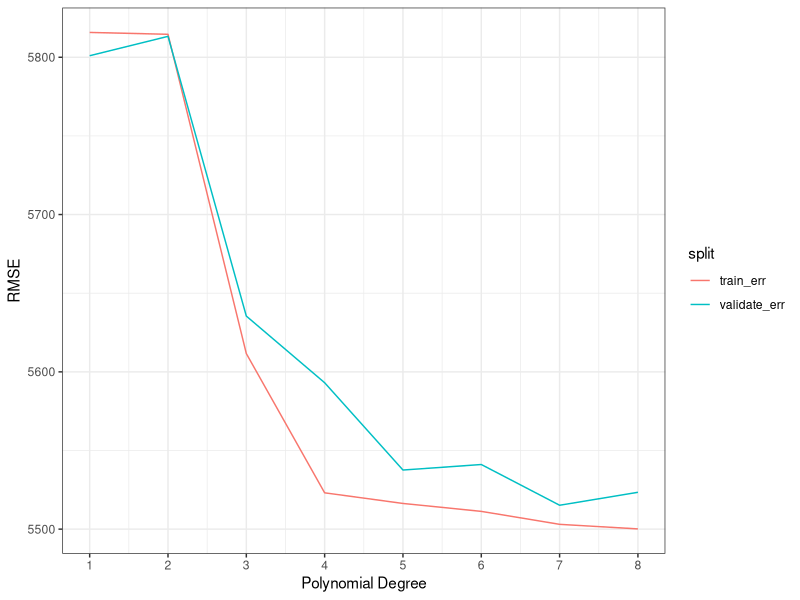
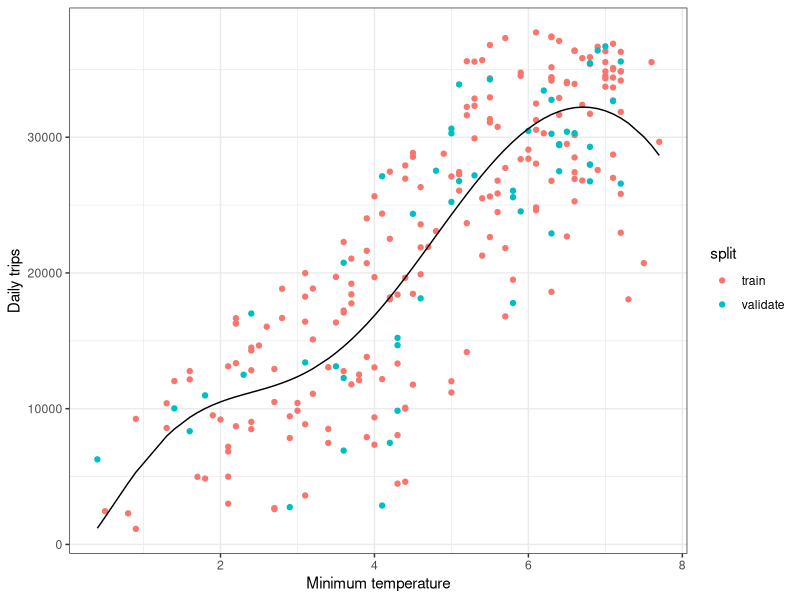
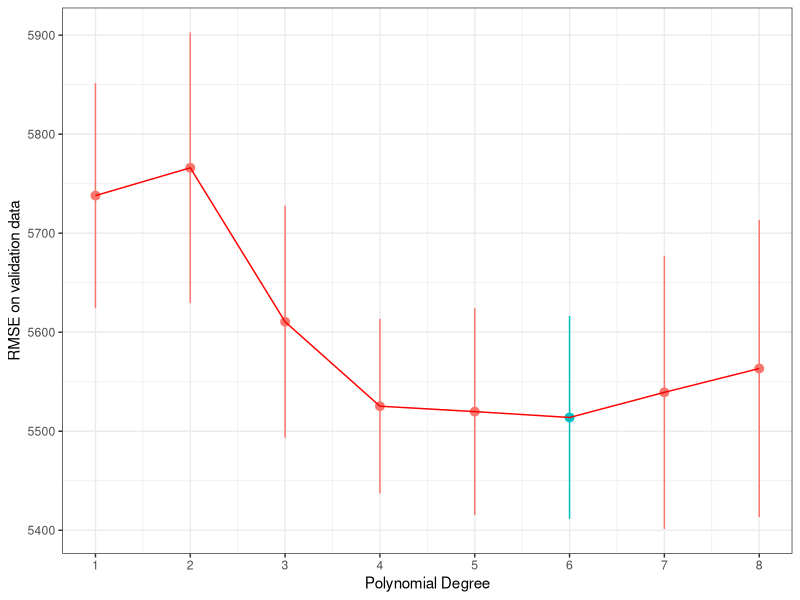
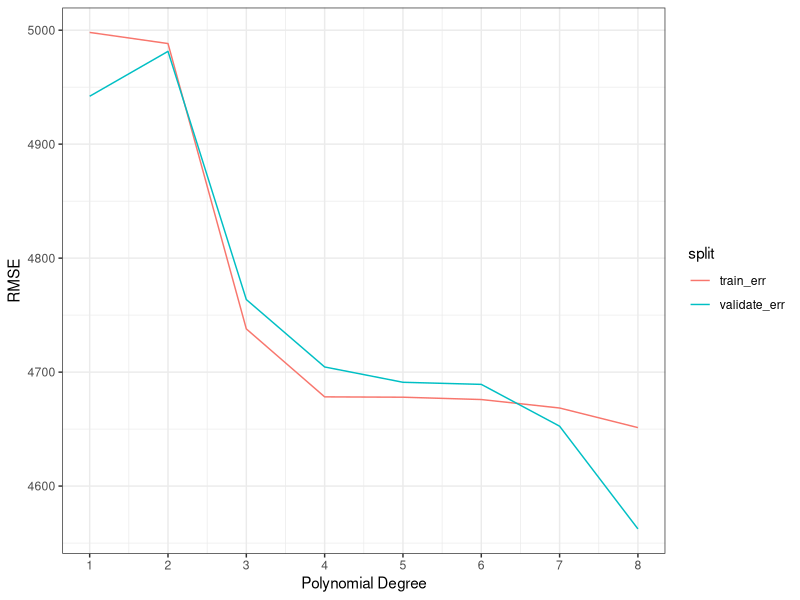

Generate these figures, in order, with R: (Note: this script raises an error after producing the figures.)
## ---- chunk 1

library(scales)
library(tidyverse)
library(modelr)

theme_set(theme_bw())

knitr::opts_chunk$set(echo = TRUE)
## ---- chunk 2

trips_per_day <- read_tsv('trips_per_day.tsv')
## ---- chunk 3
#use 90 percent of dataset as training set and 10 percent for testing set, stores into sample_trips
set.seed(42)

sample_trips <- sample(c(TRUE,FALSE), nrow(trips_per_day), replace = TRUE, prob = c(0.9, 0.1))

train_dataset <- trips_per_day[sample_trips,]
# dimension of train_dataset: 321 obs of 8 variables

# Left out the 10% dataset for testing after model completed
test_dataset <- trips_per_day[!sample_trips,]
# dimension of test_dataset: 44 obs. of 8 variables


# Shuffle the data to 80% train and 20% validation split for the 90% of the sampling data. 
num_days <- nrow(train_dataset)
frac_train <- as.numeric(0.8)
num_train <- floor(num_days * frac_train)

# randomly sample rows for the training set 
ndx <- sample(1:num_days, num_train, replace=F)

# used to fit the model
trips_per_day_train <- train_dataset[ndx, ]

# used to evaluate the fit
trips_per_day_validate <- train_dataset[-ndx, ]

## ---- chunk 4
K <- 1:8
train_err <- c()
validate_err <- c()
for (k in K) {
  
    # fit on the training data
    model <- lm(num_trips ~ poly(tmin, k, raw = T), data=trips_per_day_train)
    
    # evaluate on the training data
    train_err[k] <- sqrt(mean((predict(model, trips_per_day_train) - trips_per_day_train$num_trips)^2))

    # evaluate on the validate data
    validate_err[k] <- sqrt(mean((predict(model, trips_per_day_validate) - trips_per_day_validate$num_trips)^2))
}

plot_data <- data.frame(K, train_err, validate_err) %>%
  gather("split", "error", -K)

ggplot(plot_data, aes(x=K, y=error, color=split)) +
  geom_line() +
  scale_x_continuous(breaks=K) +
  xlab('Polynomial Degree') +
  ylab('RMSE')





# k-fold cross validation on the model 
set.seed(42)
num_folds <- 5
num_days <- nrow(train_dataset)

ndx <- sample(1:num_days, num_train, replace=F)

train_dataset <- train_dataset[ndx, ] %>%
  mutate(fold = (row_number() %% num_folds) + 1)

# fit a model for each polynomial degree
      # Note: loop through each polynomial degree, as before, but add an inner loop over folds to compute the average validation error
degrees <- 1:8
avg_validate_err <- c()
se_validate_err <- c()
for (d in degrees) {

  # do 5-fold cross-validation within each value of k
  validate_err <- c()
  for (f in 1:num_folds) {
    # fit on the training data
    trips_per_day_train <- filter(train_dataset, fold != f)
    model <- lm(num_trips ~ poly(tmin, d, raw = T), data=trips_per_day_train)

    # evaluate on the validation data
    trips_per_day_validate <- filter(train_dataset, fold == f)
    validate_err[f] <- sqrt(mean((predict(model, trips_per_day_validate) - trips_per_day_validate$num_trips)^2))
  }

  # compute the average validation error across folds
  # and the standard error on this estimate
  avg_validate_err[d] <- mean(validate_err)
  se_validate_err[d] <- sd(validate_err) / sqrt(num_folds)
}


# refit the model with the optimal number poly degree, 7 in this case
model <- lm(num_trips ~ poly(tmin, 7, raw = T), data = trips_per_day_train)

trips_per_day_train <- trips_per_day_train %>%
  add_predictions(model) %>%
  mutate(split = "train")
trips_per_day_validate <- trips_per_day_validate %>%
  add_predictions(model) %>%
  mutate(split = "validate")
plot_data <- bind_rows(trips_per_day_train, trips_per_day_validate)

ggplot(plot_data, aes(x = tmin, y = num_trips)) +
  geom_point(aes(color = split)) +
  geom_line(aes(y = pred)) +
  xlab('Minimum temperature') +
  ylab('Daily trips') +
  scale_y_continuous()



# plot the validate error, highlighting the value of k with the lowest average error
plot_data <- data.frame(degrees, avg_validate_err, se_validate_err)
ggplot(plot_data, aes(x=degrees, y=avg_validate_err)) +
  geom_pointrange(aes(ymin=avg_validate_err - se_validate_err,
                      ymax=avg_validate_err + se_validate_err,
                      color=avg_validate_err == min(avg_validate_err))) +
  geom_line(color = "red") +
  scale_x_continuous(breaks=1:12) +
  theme(legend.position="none") +
  xlab('Polynomial Degree') +
  ylab('RMSE on validation data')

# # get the RMSE value of this model
# sqrt(mean((predict(model, trips_per_day_validate) - trips_per_day_validate$num_trips)^2))
# # output: 5466.696


model <- lm(num_trips ~ poly(tmin, 5, raw = T), data=trips_per_day_train)
sqrt(mean((predict(model, trips_per_day_validate) - trips_per_day_validate$num_trips)^2))
# [1] 5091.223


## ---- chunk 5
set.seed(42)
degrees <- 1:8
train_err <- c()
validate_err <- c()
for (d in degrees) {
  
    # fit on the training data
    model2 <- lm(num_trips ~ poly(tmin, d, raw = T) + I(prcp>0), data=trips_per_day_train)
    
    # evaluate on the training data
    train_err[d] <- sqrt(mean((predict(model2, trips_per_day_train) - trips_per_day_train$num_trips)^2))

    # evaluate on the validate data
    validate_err[d] <- sqrt(mean((predict(model2, trips_per_day_validate) - trips_per_day_validate$num_trips)^2))
}

plot_data <- data.frame(degrees, train_err, validate_err) %>%
  gather("split", "error", -degrees)

ggplot(plot_data, aes(x=degrees, y=error, color=split)) +
  geom_line() +
  scale_x_continuous(breaks=degrees) +
  xlab('Polynomial Degree') +
  ylab('RMSE')

# fit a model for each polynomial degree
      # Note: loop through each polynomial degree, as before, but add an inner loop over folds to compute the average validation error
for (d in degrees) {

  # do 5-fold cross-validation within each value of k
  validate_err <- c()
  for (f in 1:num_folds) {
    # fit on the training data
    trips_per_day_train <- filter(train_dataset, fold != f)
    model <- lm(num_trips ~ poly(tmin, d, raw = T), data=trips_per_day_train)

    # evaluate on the validation data
    trips_per_day_validate <- filter(train_dataset, fold == f)
    validate_err[f] <- sqrt(mean((predict(model2, trips_per_day_validate) - trips_per_day_validate$num_trips)^2))
  }

  # compute the average validation error across folds
  # and the standard error on this estimate
  avg_validate_err[d] <- mean(validate_err)
  se_validate_err[d] <- sd(validate_err) / sqrt(num_folds)
}

# 
# # plot the validate error, highlighting the value of k with the lowest average error
plot_data <- data.frame(degrees, avg_validate_err, se_validate_err)
ggplot(plot_data, aes(x=degrees, y=avg_validate_err)) +
  geom_pointrange(aes(ymin=avg_validate_err - se_validate_err,
                      ymax=avg_validate_err + se_validate_err,
                      color=avg_validate_err == min(avg_validate_err))) +
  geom_line(color = "red") +
  scale_x_continuous(breaks=1:12)  +
  xlab('Polynomial Degree') +
  ylab('RMSE on validation data')

# get the RMSE value of this model
# how to get the best degree? plot the degrees of the model 
model2 <- lm(num_trips ~ poly(tmin, k, raw = T) + I(prcp>0), data=trips_per_day_train)
sqrt(mean((predict(model2, trips_per_day_validate) - trips_per_day_validate$num_trips)^2))
# [1] 5057.61



## ---- chunk 6
K <- 1:8
train_err <- c()
validate_err <- c()
for (k in K) {
  
    # fit on the training data
    model3 <- lm(num_trips ~ poly(tmin, k, raw = T) + I(prcp>0)+ I(snowd >2), data=trips_per_day_train)
    
    # evaluate on the training data
    train_err[k] <- sqrt(mean((predict(model, trips_per_day_train) - trips_per_day_train$num_trips)^2))

    # evaluate on the validate data
    validate_err[k] <- sqrt(mean((predict(model, trips_per_day_validate) - trips_per_day_validate$num_trips)^2))
}

plot_data <- data.frame(K, train_err, validate_err) %>%
  gather("split", "error", -K)

# ggplot(plot_data, aes(x=K, y=error, color=split)) +
  geom_line() +
  scale_x_continuous(breaks=K) +
  xlab('Polynomial Degree') +
  ylab('RMSE')

# plot the validate error, highlighting the value of k with the lowest average error
plot_data <- data.frame(K, avg_validate_err, se_validate_err)
ggplot(plot_data, aes(x=K, y=avg_validate_err)) +
  geom_pointrange(aes(ymin=avg_validate_err - se_validate_err,
                      ymax=avg_validate_err + se_validate_err,
                      color=avg_validate_err == min(avg_validate_err))) +
  geom_line(color = "red") +
  scale_x_continuous(breaks=1:12) +
  theme(legend.position="none") +
  xlab('Polynomial Degree') +
  ylab('RMSE on validation data')

#find the best degree with k-fold
set.seed(42)
num_folds <- 5
num_days <- nrow(train_dataset)

ndx <- sample(1:num_days, num_train, replace=F)

train_dataset <- train_dataset[ndx, ] %>%
  mutate(fold = (row_number() %% num_folds) + 1)

K <- 1:8
avg_validate_err <- c()
se_validate_err <- c()
for (k in K) {

  # do 5-fold cross-validation within each value of k
  validate_err <- c()
  for (f in 1:num_folds) {
    # fit on the training data
    trips_per_day_train <- filter(train_dataset, fold != f)
    model3 <- lm(num_trips ~ poly(tmin, k, raw = T) + I(prcp>0)+ I(snow >0), data=trips_per_day_train)

    # evaluate on the validation data
    trips_per_day_validate <- filter(train_dataset, fold == f)
    validate_err[f] <- sqrt(mean((predict(model3, trips_per_day_validate) - trips_per_day_validate$num_trips)^2))
  }

  # compute the average validation error across folds
  # and the standard error on this estimate
  avg_validate_err[k] <- mean(validate_err)
  se_validate_err[k] <- sd(validate_err) / sqrt(num_folds)
}

# plot the validate error, highlighting the value of k with the lowest average error
plot_data <- data.frame(K, avg_validate_err, se_validate_err)
ggplot(plot_data, aes(x=K, y=avg_validate_err)) +
  geom_pointrange(aes(ymin=avg_validate_err - se_validate_err,
                      ymax=avg_validate_err + se_validate_err,
                      color=avg_validate_err == min(avg_validate_err))) +
  geom_line(color = "red") +
  scale_x_continuous(breaks=1:12) +
  theme(legend.position="none") +
  xlab('Polynomial Degree') +
  ylab('RMSE on validation data')
## ---- chunk 7
train_dataset %>% mutate(prcp_or_snow = prcp>0 | snow >0) %>% view
model3 <- lm(num_trips ~ poly(tmin, 5, raw = T) + I(prcp>0)+ I(snow >0), data=train_dataset)

sqrt(mean((predict(model3, trips_per_day_validate) - trips_per_day_validate$num_trips)^2))
# [1] 4562.426???
# 5013.71

summary(model3)$r.squared
save(model3, file = "best_model_prcp_n_snow.RData")


# run the test on the 10 percent left out data
model3 <- lm(num_trips ~ poly(tmin, 5, raw = T) + I(prcp>0)+ I(snow >0), data=test_dataset)

sqrt(mean((predict(model3, trips_per_day_validate) - trips_per_day_validate$num_trips)^2))



